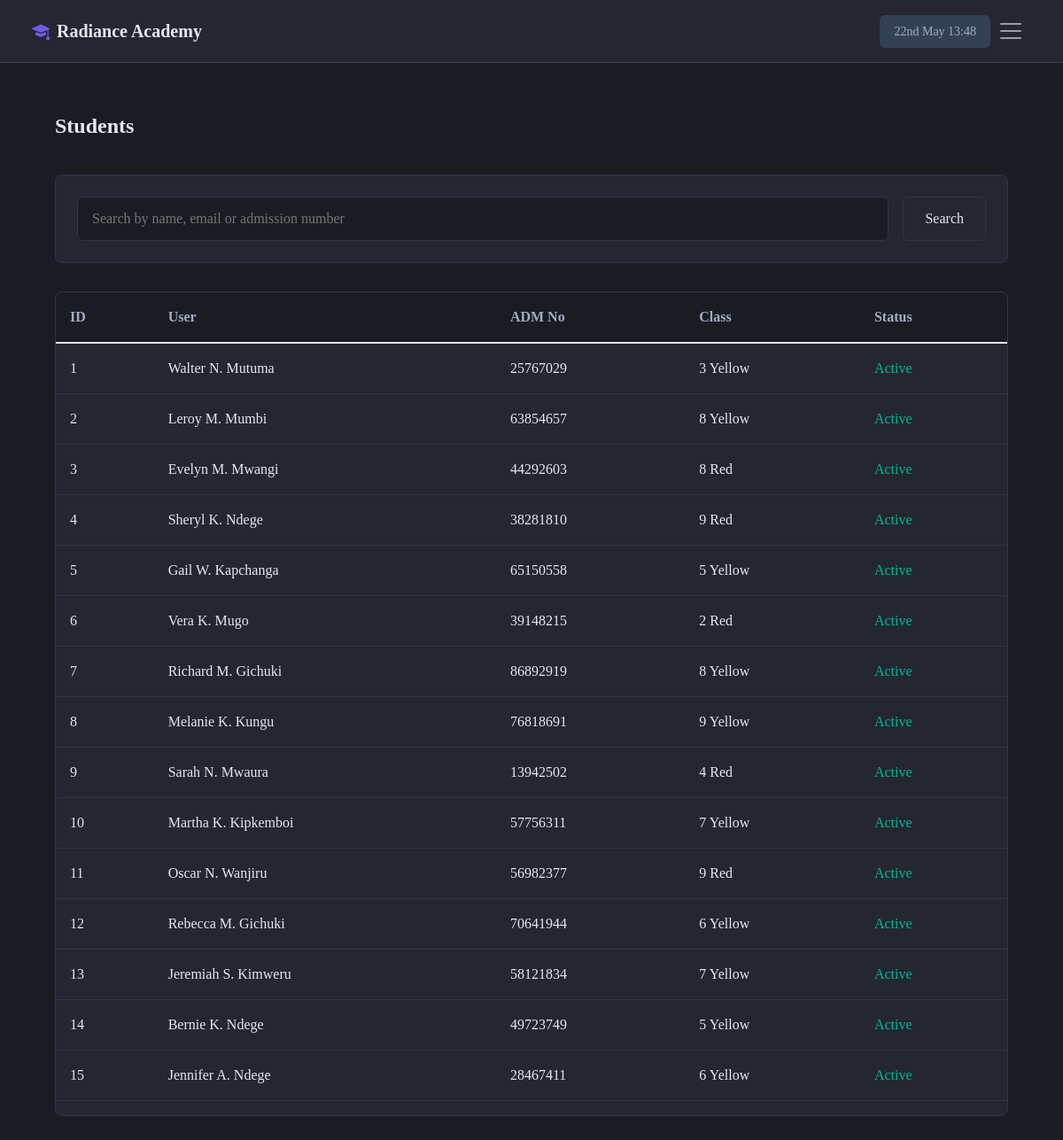
/Supervisor/StudentsView/ (signed in), run on the app's committed database.
### Users/models.py (models this page shows, shortened)
class MyUser(AbstractBaseUser, PermissionsMixin):
    class Role(models.TextChoices):
        Student = "Student"
        Teacher = "Teacher"
        ADMIN = "Admin"
        Finance = "Finance"
        Guardian = "Guardian"
        Receptionist = "Receptionist"
        Supervisor = "Supervisor"
        Referer = "Referer"
        Supplier = "Supplier"
    base_role = Role.Student
    email = models.EmailField(unique=True, null=True, blank=True)
    school = models.ForeignKey(Schools, null=True,blank=True, on_delete=models.CASCADE)
    id_number = models.CharField(max_length=20, unique=True)  # ✅ Ensure unique=True
    uuid = models.UUIDField(default=uuid.uuid4, unique=True, editable=False)
    date = models.DateField(default=timezone.now)
    role = models.CharField(max_length=15, choices=Role.choices, default=base_role)
    is_active = models.BooleanField(default=True)
    is_admin = models.BooleanField(default=False)
    is_staff = models.BooleanField(default=False)  # ✅ Required for Django Admin
    is_superuser = models.BooleanField(default=False)  # ✅ Needed for superusers
    objects = MyUserManager()
    USERNAME_FIELD = 'id_number'  # ✅ Django now identifies users by ID number
    REQUIRED_FIELDS = []  # No other required fields

class Schools(models.Model):
    uuid = models.UUIDField(default=uuid.uuid4, unique=True)
    names = models.CharField(max_length=150)
    display = models.CharField(max_length=100, null=True)
    location = models.CharField(max_length=100)
    contact = models.CharField(max_length=100)
    is_active = models.BooleanField(default=True)
    has_boarding = models.BooleanField(default=True)
    is_mixed = models.BooleanField(default=False)

class Students(models.Model):
    school = models.ForeignKey(Schools, on_delete=models.CASCADE)
    adm_no = models.CharField(max_length=30, unique=True)
    date = models.DateField(auto_now=True)
    is_active = models.BooleanField(default=True)

class StudentProfile(models.Model):
    user = models.OneToOneField(Students, on_delete=models.CASCADE)
    f_name = models.CharField(max_length=30)
    is_boarder = models.BooleanField(default=False)
    location = models.CharField(max_length=100, blank=True)
    l_name = models.CharField(max_length=30)
    surname = models.CharField(max_length=30, blank=True)
    gender = models.CharField(max_length=10, blank=True)
    def get_names(self):
        first = self.f_name
        last = self.l_name
        surname = self.surname
        if first or last or surname:
            if last:
                last = last[0]
            return first.title() + ' ' + last.title() + '.' + ' ' + surname.title()
        else:
            return self.user.adm_no

class AcademicProfile(models.Model):
    user = models.OneToOneField(Students, on_delete=models.CASCADE)
    current_class = models.ForeignKey(Classes, on_delete=models.CASCADE)

class Classes(models.Model):
    school = models.ForeignKey(Schools, on_delete=models.CASCADE)
    class_id = models.UUIDField(default=uuid.uuid4, unique=True)
    grade = models.CharField(max_length=10)
    name = models.CharField(max_length=100)
    year = models.PositiveIntegerField(default=2025)
    is_active = models.BooleanField(default=True)
    class_teacher = models.ForeignKey(MyUser, null=True, blank=True, on_delete=models.SET_NULL)
    def __str__(self):
        return str(self.name)

### Supervisor/views.py (the view, shortened to what this page needs)
# urls.py: path('StudentsView/', StudentsView.as_view(), name='students-view'),
class StudentsView(LoginRequiredMixin, UserPassesTestMixin, TemplateView):
    template_name = 'Supervisor/students_view.html'
    def get_context_data(self, **kwargs):
        context = super(StudentsView, self).get_context_data(**kwargs)
        user = self.request.user
        context['can_add_fee'] = self.request.user.groups.filter(name='manage_fee').exists()
        try:
            users = Students.objects.filter(academicprofile__current_class__school=user.school).order_by('?')[:15]
            context['users'] = users
            if not users:
                messages.error(self.request, 'We could not fetch students from the database')
        except Exception:
            messages.error(self.request, 'An error occured. Contact @support')
        return context
    def test_func(self):
        return self.request.user.role not in ['Student', 'Guardian']

### Users/models.py (called while the page is built)
    def get_names(self):
        first = self.f_name
        last = self.l_name
        surname = self.surname
        if first or last or surname:
            if last:
                last = last[0]
            return first.title() + ' ' + last.title() + '.' + ' ' + surname.title()
        else:
            return self.user

### Supervisor/templates/Supervisor/students_view.html (shortened to what this page needs)
{% extends 'Supervisor/base.html' %}
{% load custom_filters %}
{% block content %}
<div class="container">
  <div class="page-header">
    <h1 class="page-title">Students</h1>
  </div>
  <div class="search-section">
    <form method="post" class="search-form">
      <input type="text" class="search-input" name="search" placeholder="Search by name, email or admission number">
      <button type="submit" class="btn-outline">Search</button>
    </form>
  </div>
  <div class="table-container">
    <table class="table">
      <thead>
        <tr>
          <th>ID</th>
          <th>User</th>
          <th>ADM No</th>
          <th>Class</th>
          <th>Status</th>
        </tr>
      </thead>
      <tbody>
        {% for user in users %}
          <tr>
            <td>{{ forloop.counter }}</td>
            {% if user.is_active %}
              <td>
                <a href="{% url 'students-profile' user.adm_no %}" class="student-link">
                  {{ user.studentprofile.get_names|title }}
                </a>
              </td>
              <td>{{ user.adm_no }}</td>
              <td>{{ user.academicprofile.current_class.grade }} {{ user.academicprofile.current_class }}</td>
              <td class="status-active">Active</td>
            {% endif %}
          </tr>
        {% endfor %}
      </tbody>
    </table>
  </div>
</div>
{% endblock %}

### Supervisor/templates/Supervisor/base.html (shortened to what this page needs)
{% load static %}
{% load supervisor_filters %}
<!DOCTYPE html>
<html lang="en">
<head>
  <link href="https://cdn.jsdelivr.net/npm/bootstrap@5.1.3/dist/css/bootstrap.min.css" rel="stylesheet"
>
  <link rel="stylesheet" type="text/css" href="{% static 'Users/styles.css' %}">
  <link rel="stylesheet" type="text/css" href="{% static 'SubjectList/SubjectLiist.css' %}">
  <link rel="stylesheet" type="text/css" href="{% static 'Guardian/Guardian.css' %}">
  <link rel="stylesheet" type="text/css" href="{% static 'Teacher/teacher.css' %}">
  <link rel="stylesheet" type="text/css" href="{% static 'Supervisor/Supervisor.css' %}">
  <link rel="stylesheet" href="https://cdn.jsdelivr.net/npm/bootstrap-icons@1.10.3/font/bootstrap-icons.css">
</head>
<body>
  <nav class="navbar navbar-dark fixed-top">
    <div class="container-fluid">
      <a class="navbar-brand" href="#">
        <i class="bi bi-mortarboard-fill"></i>
        {% if user.is_authenticated %}{{ user.school.display }}{% else %}Mwalimu Private{% endif %}
      </a>
      <div class="d-flex align-items-center">
        <div class="time-display">
          {% now "jS F  H:i" %}
        </div>
        <button class="navbar-toggler" type="button" data-bs-toggle="offcanvas" data-bs-target="#offcanvasNavbar">
        <span class="navbar-toggler-icon"></span>
      </button>
      </div>
    </div>
  </nav>
  <div class="main-body">
    {% block content %}
    {% endblock %}
  </div>
</body>
</html>

### Users/static/Users/styles.css (style rules this page uses)
* { padding: 0; margin: 0; font-family: Nunito !important; }
nav { background-color:rgba(29, 25, 46, .8); }
.main-body { position: absolute; width: 100%; max-width: 100%; overflow-x: scroll; }
a { text-decoration: none !important; }

### SubjectList/static/SubjectList/SubjectLiist.css (style rules this page uses)
.upcoming-classes-view p,a { text-decoration:none; color:black ; padding:0px; margin:0px; }

### Supervisor/templates/Supervisor/base.html (style rules this page uses)
:root { --bg-dark: #0f172a; --bg-card: #1e293b; --bg-card-hover: #334155; --primary-color: #6366f1; --secondary-color: #818cf8; --text-primary: #f8fafc; --text-secondary: #94a3b8; --danger-color: #ef4444; --success-color: #22c55e; --warning-color: #f59e0b; --card-shadow: 0 4px 6px -1px rgba(0, 0, 0, 0.2); }
body { background-color: var(--bg-dark); color: var(--text-primary); }
.navbar { background: var(--bg-card) !important; border-bottom: 1px solid var(--bg-card-hover); padding: 0.75rem 1.5rem; }
.navbar-brand { color: var(--text-primary) !important; font-weight: 600; font-size: 1.25rem; display: flex; align-items: center; gap: 0.5rem; }
.navbar-brand i { color: var(--primary-color); }
.navbar-toggler { border: none; padding: 0.5rem; color: var(--text-primary); }
.time-display { color: var(--text-secondary); font-size: 0.875rem; padding: 0.5rem 1rem; background: var(--bg-card-hover); border-radius: 6px; margin-left: 1rem; }

### Supervisor/templates/Supervisor/students_view.html (style rules this page uses)
:root { --bg-dark: #1a1c23; --bg-card: #242631; --text-primary: #e2e8f0; --text-secondary: #a0aec0; --primary-color: #6c5ce7; --success-color: #00b894; --danger-color: #d63031; --border-color: #2d3748; }
.container { margin-top: 6rem; padding: 2rem; }
.page-header { display: flex; justify-content: space-between; align-items: center; margin-bottom: 2rem; }
.page-title { color: var(--text-primary); font-size: 1.5rem; font-weight: 600; }
.search-section { background: var(--bg-card); padding: 1.5rem; border-radius: 0.5rem; margin-bottom: 2rem; border: 1px solid var(--border-color); }
.search-form { display: flex; gap: 1rem; }
.search-input { flex: 1; background: var(--bg-dark); border: 1px solid var(--border-color); color: var(--text-primary); padding: 0.75rem 1rem; border-radius: 0.375rem; }
.btn-outline { background: transparent; border: 1px solid var(--border-color); padding: 0.75rem 1.5rem; border-radius: 0.375rem; color: var(--text-primary); font-weight: 500; transition: all 0.2s; }
.table-container { background: var(--bg-card); border-radius: 0.5rem; border: 1px solid var(--border-color); overflow: hidden; }
.table { width: 100%; border-collapse: collapse; color: var(--text-primary); }
.table thead { background: var(--bg-dark); }
.table th { padding: 1rem; text-align: left; font-weight: 600; color: var(--text-secondary); border-bottom: 1px solid var(--border-color); }
.table td { padding: 1rem; border-bottom: 1px solid var(--border-color); }
.status-active { color: var(--success-color); font-weight: 500; }
.student-link { color: var(--text-primary); text-decoration: none; transition: color 0.2s; }

### data on the page
MyUser: school.display "Radiance Academy"
Students: studentprofile.get_names "Walter N. Mutuma", adm_no "25767029", academicprofile.current_class.grade "3", academicprofile.current_class "Yellow"
Students: studentprofile.get_names "Leroy M. Mumbi", adm_no "63854657", academicprofile.current_class.grade "8", academicprofile.current_class "Yellow"
Students: studentprofile.get_names "Evelyn M. Mwangi", adm_no "44292603", academicprofile.current_class.grade "8", academicprofile.current_class "Red"
Students: studentprofile.get_names "Sheryl K. Ndege", adm_no "38281810", academicprofile.current_class.grade "9", academicprofile.current_class "Red"
Students: studentprofile.get_names "Gail W. Kapchanga", adm_no "65150558", academicprofile.current_class.grade "5", academicprofile.current_class "Yellow"
Students: studentprofile.get_names "Vera K. Mugo", adm_no "39148215", academicprofile.current_class.grade "2", academicprofile.current_class "Red"
Students: studentprofile.get_names "Richard M. Gichuki", adm_no "86892919", academicprofile.current_class.grade "8", academicprofile.current_class "Yellow"
Students: studentprofile.get_names "Melanie K. Kungu", adm_no "76818691", academicprofile.current_class.grade "9", academicprofile.current_class "Yellow"
Students: studentprofile.get_names "Sarah N. Mwaura", adm_no "13942502", academicprofile.current_class.grade "4", academicprofile.current_class "Red"
Students: studentprofile.get_names "Martha K. Kipkemboi", adm_no "57756311", academicprofile.current_class.grade "7", academicprofile.current_class "Yellow"
Students: studentprofile.get_names "Oscar N. Wanjiru", adm_no "56982377", academicprofile.current_class.grade "9", academicprofile.current_class "Red"
Students: studentprofile.get_names "Rebecca M. Gichuki", adm_no "70641944", academicprofile.current_class.grade "6", academicprofile.current_class "Yellow"
Students: studentprofile.get_names "Jeremiah S. Kimweru", adm_no "58121834", academicprofile.current_class.grade "7", academicprofile.current_class "Yellow"
Students: studentprofile.get_names "Bernie K. Ndege", adm_no "49723749", academicprofile.current_class.grade "5", academicprofile.current_class "Yellow"
Students: studentprofile.get_names "Jennifer A. Ndege", adm_no "28467411", academicprofile.current_class.grade "6", academicprofile.current_class "Yellow"
